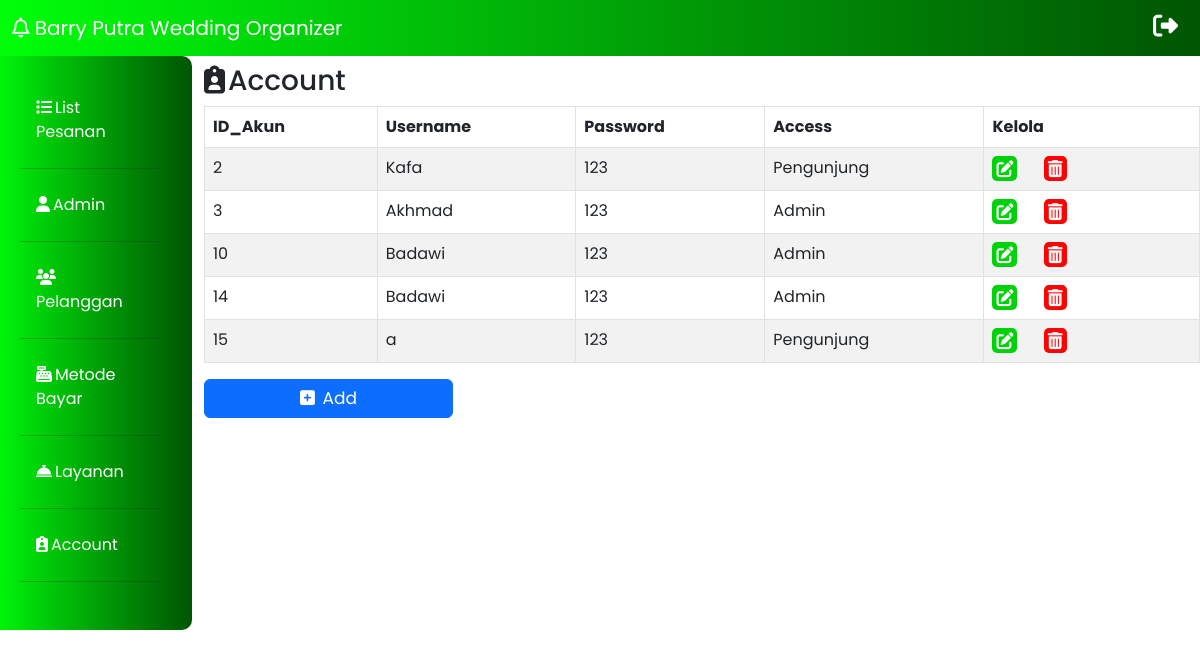
The app's page /akun.php (signed in) with its own data.
### tables this page shows
CREATE TABLE IF NOT EXISTS `akun` (
  `id_akun` int(11) NOT NULL AUTO_INCREMENT,
  `username` varchar(50) NOT NULL,
  `password` varchar(50) NOT NULL,
  `access` int(1) DEFAULT 0,
  PRIMARY KEY (`id_akun`) USING BTREE
);

### akun.php (the view, shortened to what this page needs)
<!doctype html>
<html lang="en">
<head>
    <link href="https://cdn.jsdelivr.net/npm/bootstrap@5.3.0-alpha3/dist/css/bootstrap.min.css" rel="stylesheet">
    <link rel="stylesheet" href="Admin.css">
    <link rel="stylesheet" href="fontawesome/css/all.css">
</head>
<body>
    <nav class="navbar fixed-top">
        <div class="container-fluid">
            <a class="navbar-brand text-white">
                <i class="fa-regular fa-bell"></i>
                Barry Putra Wedding Organizer
            </a>
            <div class="icon">
                <a href="logout.php" style="text-decoration: none;">
                    <i class="fas fa-right-from-bracket text-white" data-toggle="tooltip" title="Sign Out"></i>
                </a>
            </div>
        </div>
    </nav>
    <div class="row no-gutters mt-5">
        <div class="col-md-2 mt-2 p-3">
            <ul class="nav flex-column m-lg-3 mb-5">
                <li class="nav-item">
                    <a class="nav-link active" aria-current="page" href="list_pesanan.php"><i class="fa-solid fa-list"></i>List Pesanan</a>
                    <hr class="bg-secondary">
                </li>
                <li class="nav-item">
                    <a class="nav-link" href="admin.php"><i class="fa-solid fa-user"></i>Admin</a>
                    <hr class="bg-secondary">
                </li>
                <li class="nav-item">
                    <a class="nav-link" href="pelanggan.php"><i class="fa-solid fa-users"></i>Pelanggan</a>
                    <hr class="bg-secondary">
                </li>
                <li class="nav-item">
                    <a class="nav-link" href="metode_pembayaran.php"><i class="fa-solid fa-cash-register"></i>Metode Bayar</a>
                    <hr class="bg-secondary">
                </li>
                <li class="nav-item">
                    <a class="nav-link" href="layanan.php"><i class="fa-solid fa-bell-concierge"></i>Layanan</a>
                    <hr class="bg-secondary">
                </li>
                <li class="nav-item">
                    <a class="nav-link" href="akun.php"><i class="fa-solid fa-clipboard-user"></i>Account</a>
                    <hr class="bg-secondary">
                </li>
            </ul>
        </div>
        <div class="col-md-10 mt-3">
            <h3><i class="fa-solid fa-clipboard-user"></i>Account</h3>
            <?php
            include 'koneksi.php';
            $query = "SELECT * FROM akun ";
            $result = mysqli_query($conn, $query);
            ?>
            <div class="table-container">
                <table class="table table-striped table-bordered">
                    <thead>
                        <tr>
                            <th scope="col">ID_Akun</th>
                            <th scope="col">Username</th>
                            <th scope="col">Password</th>
                            <th scope="col">Access</th>
                            <th scope="col">Kelola</th>
                        </tr>
                    </thead>
                    <tbody>
                        <?php
                        $no = 1;
                        while ($row = mysqli_fetch_assoc($result)) :
                        ?>
                            <tr>
                                <label hidden><?= $no++ ?></label>
                                <td><?= $row['id_akun'] ?></td>
                                <td><?= $row['username'] ?></td>
                                <td><?= $row['password'] ?></td>
                                <?php
                                if ($row['access'] == 1) {
                                    $acces = 'Admin';
                                } else {
                                    $acces = 'Pengunjung';
                                }
                                ?>
                                <td><?= $acces ?></td>
                                <td>
                                    <a href="#" class="editBtn text-decoration-none">
                                        <i class="fa-solid fa-pen-to-square" data-bs-toggle="modal" data-bs-target="#modalEdit<?= $no ?>" data-toggle="tooltip" title="Edit"></i>
                                    </a>
                                    <a href="#" class="deleteBtn text-decoration-none">
                                        <i class='fa-solid fa-trash-can' data-bs-toggle="modal" data-bs-target="#modalHapus<?= $no ?>" data-toggle='tooltip' title='Delete'></i>
                                    </a>
                                </td>
            </div>
        </div>
    <?php endwhile; ?>
    <button type="button" class="btn btn-primary w-25 mb-3" data-bs-toggle="modal" data-bs-target="#staticBackdrop">
        <i class="fa-solid fa-square-plus rounded"></i> Add
    </button>
</body>
</html>

### Admin.css (style rules this page uses)
* { font-family: 'Poppins', sans-serif; }
.navbar { background-image: linear-gradient(to left, #005503, #007c05, #00a607, #00d209, #00ff09); }
.navbar-brand { font-size: 20px; }
.fa-right-from-bracket { margin-right: 10px; font-size: 25px; color: black; }
.col-md-2 { background-image: linear-gradient(to left, #005503, #007c05, #00a607, #00d209, #00ff09); border-radius: 10px; }
.nav-link { color: white; }
.fa-solid { margin-right: 3px; }
.fa-pen-to-square { font-size: 17px; margin-left: 0px; margin-right: 20px; background-color: #00d209; color: white; padding: 4px; border-radius: 5px; }
.fa-trash-can { font-size: 17px; margin-left: 2px; margin-right: 20px; background-color: #ff0202; color: white; padding: 4px; border-radius: 5px; }
.btn-primary { font-size: 17px; }

### records on screen
akun: id_akun "2", username "Kafa", password "123", access "Pengunjung"
akun: id_akun "3", username "Akhmad", password "123", access "Admin"
akun: id_akun "10", username "Badawi", password "123", access "Admin"
akun: id_akun "14", username "Badawi", password "123", access "Admin"
akun: id_akun "15", username "a", password "123", access "Pengunjung"
